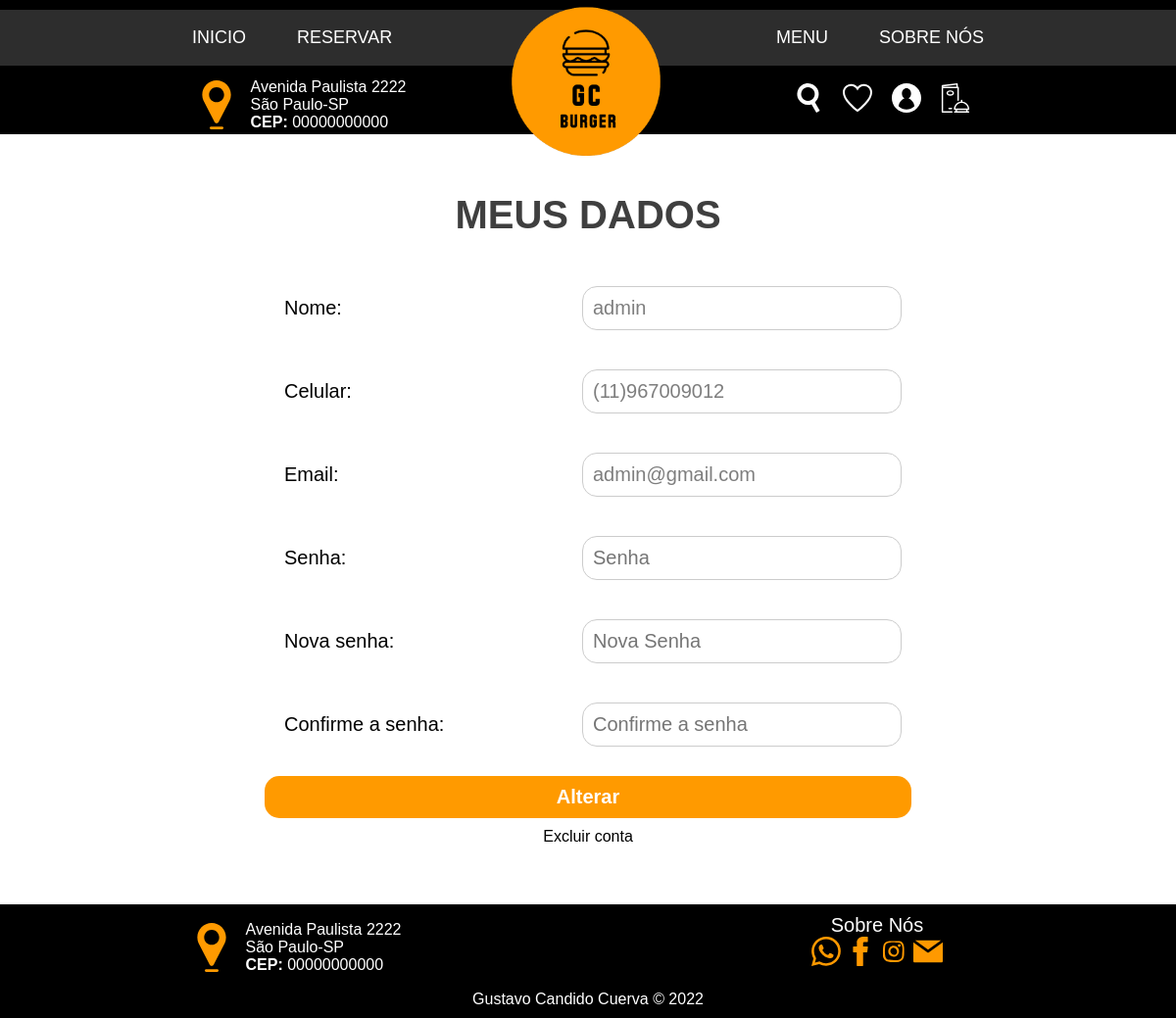
/meus_dados.php (signed in), run on the app's committed database.
### tables this page shows
CREATE TABLE `usuarios` (
  `id` int(11) NOT NULL,
  `nome` varchar(100) NOT NULL,
  `email` varchar(100) NOT NULL,
  `senha` varchar(100) NOT NULL,
  `telefone` varchar(20) NOT NULL,
  `permissao` int(11) NOT NULL DEFAULT 0,
  `data_cadastro` date NOT NULL
);

### meus_dados.php (the view, shortened to what this page needs)
<?php
    include_once("config/conexao.php");
    $consulta = $conexao->query('SELECT * FROM usuarios WHERE id = '.$_SESSION['id']);
    $user = $consulta->fetch(PDO::FETCH_ASSOC);
?>
<!DOCTYPE html>
<html lang="pt">
<head>
    <link rel="stylesheet" href="css/style.css">
    <link rel="stylesheet" href="css/login.css">
</head>
<body  class="body_login">
    <header class="cabecalho" style="border-radius: 0;">
        <nav class="menu">
            <img src="img/Logo2.png" class="logo">
            <ul>
                <a href="index.php"><li>INICIO</li></a>
                <a href="reservas.php"><li>RESERVAR</li></a>
            </ul>
            <ul>
                <a href="menu.php"><li>MENU</li></a>
                <a href="sobre.php"><li>SOBRE NÓS</li></a>
            </ul>
        </nav>
        <div class="menu-inferior">
            <div class="endereco">
                <img src="icons/location-svgrepo-com.svg" class="localizacao_img">
                <div class="endereco_rua">
                    <p>Avenida Paulista 2222 </p>
                    <p>São Paulo-SP</p>
                    <p><strong>CEP:</strong> 00000000000</p>
                </div>
            </div>
            <div class="menu-usuario">
                <a><img src="icons/search-svgrepo-com.svg" class="lupa" alt=""></a>
                <a href="favoritos.php"><img src="icons/favorite-svgrepo-com.svg" alt=""></a>
                <?php
                    if (isset($_SESSION['usuario'])) {
                        ?>
                    <a onclick="mostrar_opc_usuario()"><img src="icons/user-svgrepo-com.svg" alt=""></a>
                        <?php
                    }else{
                        ?>
                    <a href="login.php"><img src="icons/user-svgrepo-com.svg" alt=""></a>
                        <?php
                    }
                ?>
                <a href="minhas_reservas.php"><img src="icons/menu-svgrepo-com.svg" alt=""></a>
            </div>
        </div>
    </header>
    <main class="corpo">
    <section class="login meus_dados_box">
            <h2>MEUS DADOS</h2>
            <form action="processos/proc_meus_dados.php" method="post" class="meus_dados">
                <div>
                    <label for="nome">Nome:</label>
                    <input type="text" name="nome" placeholder="Nome" value="<?=$user['nome']?>" required>
                </div>
                <div>
                    <label for="telefone">Celular:</label>
                    <input type="tel" name="telefone" id="telefone" value="<?=$user['telefone']?>" placeholder="(11) 911111111" required>
                </div>
                <div>
                    <label for="email">Email: </label>
                    <input type="email" placeholder="exemplo@email.com" value="<?=$user['email']?>" name="email" required>
                </div>
                <div>
                    <label for="senha">Senha:</label>
                    <input type="password" placeholder="Senha" name="senha" required>
                </div>
                <div>
                    <label for="nova_senha"> Nova senha:</label>
                    <input type="password" placeholder="Nova Senha" name="nova_senha">
                </div>
                <div>
                    <label for="conf_senha">Confirme a senha:</label>
                    <input type="password" placeholder="Confirme a senha" name="conf_senha">
                </div>
                <input type="submit" name="alterar" value="Alterar">
                <a onclick="mostrar_excluir()" style="cursor: pointer;">Excluir conta</a>
            </form>
        </section>
    </main>
    <footer>
        <div class="itens-rodape">
            <div class="endereco">
                <img src="icons/location-svgrepo-com.svg" class="localizacao_img">
                <div class="endereco_rua">
                    <p>Avenida Paulista 2222 </p>
                    <p>São Paulo-SP</p>
                    <p><strong>CEP:</strong> 00000000000</p>
                </div>
            </div>
                <div class="sobre-nos">
                    <a href="">Sobre Nós</a>
                    <div class="social-midia">
                        <a href=""><img src="icons/whatsapp-svgrepo-com.svg" alt=""></a>
                        <a href=""><img src="icons/facebook-svgrepo-com.svg" alt=""></a>
                        <a href=""><img src="icons/instagram-svgrepo-com.svg" alt=""></a>
                        <a href=""><img src="icons/email-svgrepo-com.svg" alt=""></a>
                    </div>
                </div>
        </div>
        <p class="copy">Gustavo Candido Cuerva &copy 2022</p>
    </footer>
</body>
</html>

### css/style.css (style rules this page uses)
* { margin: 0; padding: 0; box-sizing: border-box; font-family: "Raleway", sans-serif; }
header { background-color: black; padding-top: 10px; color: white; border-bottom-left-radius: 100%; border-bottom-right-radius: 100%; }
input, select, textarea { outline: none; }
input[type=submit] { cursor: pointer; }
.menu { display: flex; flex: wrap; background-color: rgb(45, 45, 45); color: white; overflow: visible; justify-content: center; }
.menu ul { margin: auto; display: flex; flex: wrap; list-style: none; }
.menu a { color: white; text-decoration: none; margin: 8px 16px; font-size: 18px; padding: 10px; }
.logo { width: 170px; height: 170px; display: block; margin: -10px auto; position: absolute; }
.menu-inferior { display: flex; flex: wrap; }
.endereco { display: flex; flex: wrap; justify-content: center; flex: 1; margin-top: 10px; }
.endereco_rua { margin: auto 0; }
.localizacao_img { width: 50px; margin: 0 10px; }
.menu-usuario { margin: 10px 0; flex: 1; display: flex; justify-content: center; flex-wrap: wrap; align-items: center; }
.menu-usuario img { width: 30px; }
.menu-usuario a { margin: 0 10px; cursor: pointer; }
.reserva div, a { margin: auto; }
footer { background-color: #000; color: white; }
.itens-rodape { display: flex; flex-wrap: wrap; justify-content: center; align-items: center; }
.itens-rodape > div { flex: 1 }
.sobre-nos { flex: 1; margin: 10px; display: flex; flex-direction: column; justify-content: center; }
.sobre-nos a { color: white; font-size: 20px; text-decoration: none; }
.social-midia { text-align: center; }
.social-midia img { width: 30px; }
.copy { padding: 10px; text-align: center; }
@media screen and (min-width: 769px) { .menu { height: auto; } }

### css/login.css (style rules this page uses)
.body_login { background-image: url("../img/template_hamburguer3.png"); background-position: bottom; background-size: cover; }
.login { width: 400px; margin: 40px auto; background-color: rgba(255, 255, 255, 0.947); padding: 20px; text-align: center; border-radius: 30px; max-width: 95%; }
.login h2 { font-size: 40px; color: rgba(20, 20, 20, 0.815); margin-bottom: 30px; }
.login input { width: 100%; margin: 10px 0; padding: 10px; font-size: 20px; border-radius: 15px; border: 1px solid #ccc; color: rgba(20, 20, 20, 0.549); }
.login div { text-align: left; padding: 10px; display: flex; align-items: center; }
.login input[type=submit] { border: none; color: white; font-weight: bolder; background-color: #ff9a00; }
.login label { margin-left: 10px; font-size: 20px; }
.meus_dados_box { max-width: 95%; width: 700px; }
.meus_dados div { display: flex; }
.meus_dados div label, .meus_dados div input { flex: 1; }

### data on the page
usuarios: nome "admin", telefone "(11)967009012", email "admin@gmail.com"
